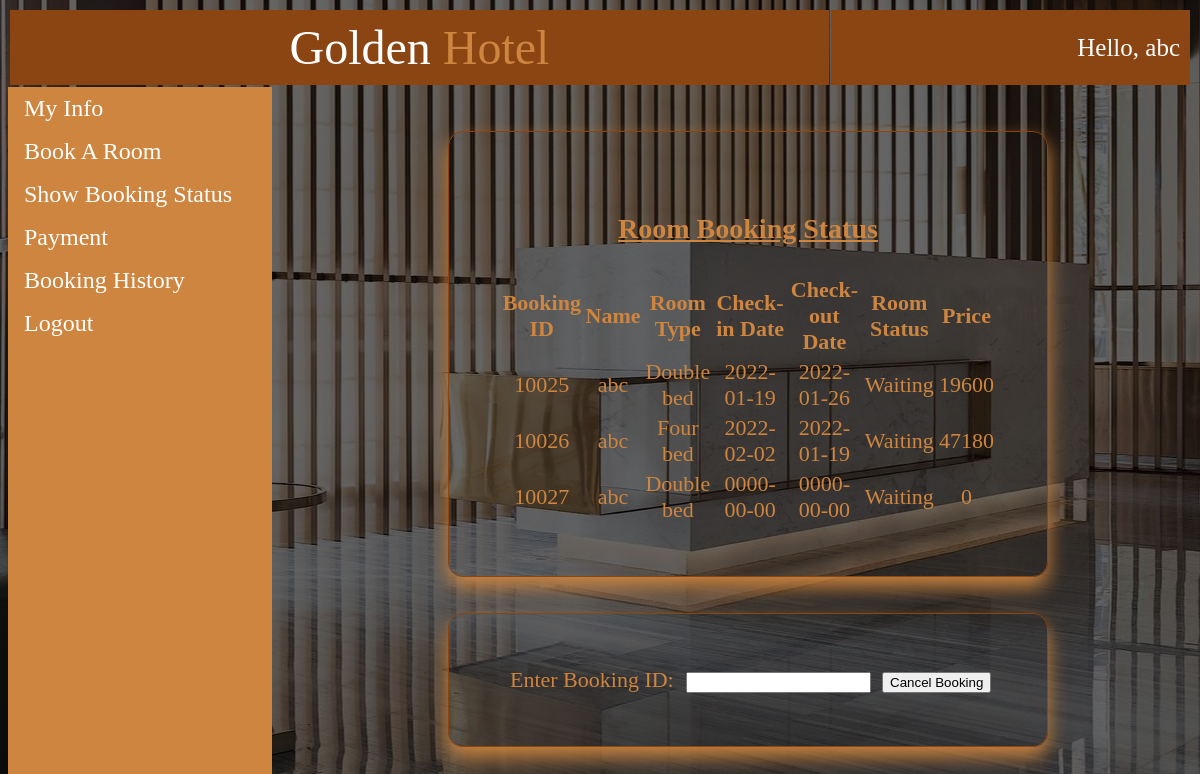
/user_room_status.php, run on the app's committed database.
### tables this page shows
CREATE TABLE temp_session (
  phone int(11) NOT NULL,
  password varchar(20) NOT NULL,
  name varchar(20) NOT NULL,
  email varchar(30) NOT NULL,
  idproof varchar(20) NOT NULL,
  dob date NOT NULL
);

CREATE TABLE user_room_book (
  phone int(11) NOT NULL,
  name varchar(20) NOT NULL,
  idproof varchar(20) NOT NULL,
  room_type varchar(20) NOT NULL,
  checkin date NOT NULL,
  checkout date NOT NULL,
  days int(11) NOT NULL,
  ac varchar(5) NOT NULL,
  breakfast varchar(5) NOT NULL,
  lunch varchar(5) NOT NULL,
  snacks varchar(5) NOT NULL,
  dinner varchar(5) NOT NULL,
  swimming varchar(5) NOT NULL,
  status varchar(20) NOT NULL DEFAULT 'Waiting',
  price int(11) NOT NULL,
  book_id int(11) NOT NULL
);

### user_room_status.php (the view, shortened to what this page needs)
<!DOCTYPE html>
<html>
<head>
</head>
<body>
	<?php
		$conn = new mysqli("localhost","root","", "iwp");
		$sql = "SELECT * from temp_session";
		$result=mysqli_query($conn, $sql);
		$row=mysqli_fetch_row($result); ?>
	<table style="width: 100%;">
		<tr>
			<td id="td1" style="padding: 10px; font-size: 48px;">Golden <p style="color: peru; display: inline;">Hotel</p></td>
			<td id="td1" style="font-size: 25px; text-align: right;">Hello, <?php echo $row[2]; ?></td>
		</tr>
	</table>
	<ul>
		<li><a href="user_view.php">My Info</a></li>
		<li><a href="bookroom.php">Book A Room</a></li>
		<li><a href="user_room_status.php" class="active">Show Booking Status</a></li>
		<li><a href="user_payment.php">Payment</a></li>
		<li><a href="user_booking_history.php">Booking History</a></li>
		<li><a href="index.php">Logout</a></li>
	</ul>
	<div style="margin-left:25%;padding:1px 16px;height:1000px;">
			<table class="basic_box">
				<tr>
					<td colspan="7"><p style="font-size: 28px; text-align: center; text-decoration: underline;"><b>Room Booking Status</b></p>
				</td>
				<tr>
					<th>Booking ID</th>
					<th>Name</th>
					<th>Room Type</th>
					<th>Check-in Date</th>
					<th>Check-out Date</th>
					<th>Room Status</th>
					<th>Price</th>
				</tr>
				<tr>
				<?php
					$conn = new mysqli("localhost","root","", "iwp");
					$sql1 = "SELECT * from user_room_book";
					$sql = "SELECT * from temp_session";
					$result=mysqli_query($conn,$sql);
					$row=mysqli_fetch_row($result);
					$phone = $row[0];
					$idproof = $row[4];
					if ($result=mysqli_query($conn,$sql1))
				  	{
				  		while ($row=mysqli_fetch_row($result))
				    	{
				    		if($phone==$row[0] && $idproof==$row[2])
				    		{
				    			?>
				    			<td><?php echo $row[15]; ?></td>
				    			<td><?php echo $row[1]; ?></td>
				    			<td><?php echo $row[3]; ?></td>
				    			<td><?php echo $row[4]; ?></td>
				    			<td><?php echo $row[5]; ?></td>
				    			<td><?php echo $row[13]; ?></td>
				    			<td><?php echo $row[14]; ?></td>
				    		</tr><?php
				    		}
				    	}
					}
				?>
			</table><br><br>
			<table class="basic_box">
				<tr>
					<td></td>
					<td colspan="1">Enter Booking ID:</td>
					<td colspan="2">
						<form action="user_cancel_room.php" method="post">
							<input type="number" name="book_id">
					</td>
					<td style="text-align: center;"><button type="submit">Cancel Booking</button></td></form>
				</tr>
			</table>
	</div>
</body>
</html>

### user_room_status.php (style rules this page uses)
body { background-image:linear-gradient(rgba(0,0,0,0.6),rgba(0,0,0,0.6)), url("images/r1.jpg"); color: peru; height: 3vh; background-position:center; }
table { font-size: 22px; }
.basic_box { border: 1px solid saddlebrown; border-radius: 15px; margin: auto; width: 600px; padding: 50px; box-shadow: 0 10px 20px peru; }
#td1 { background-color: saddlebrown; color: white; border: 10px; margin-top: -10px; padding: 10px; text-align: center; }
td { text-align: center; }
ul { list-style-type: none; margin: 0; padding: 0; width: 22%; font-size: 24px; background-color: peru; text-decoration: none; position: fixed; height: 100%; overflow: auto; }
li { color: white; }
li a { display: block; color: white; padding: 8px 16px; text-decoration: none; }

### data on the page
temp_session: name "abc"
user_room_book: book "10025", name "abc", room_type "Double bed", checkin "2022-01-19", checkout "2022-01-26", status "Waiting", price "19600"
user_room_book: book "10026", name "abc", room_type "Four bed", checkin "2022-02-02", checkout "2022-01-19", status "Waiting", price "47180"
user_room_book: book "10027", name "abc", room_type "Double bed", checkin "0000-00-00", checkout "0000-00-00", status "Waiting", price "0"
